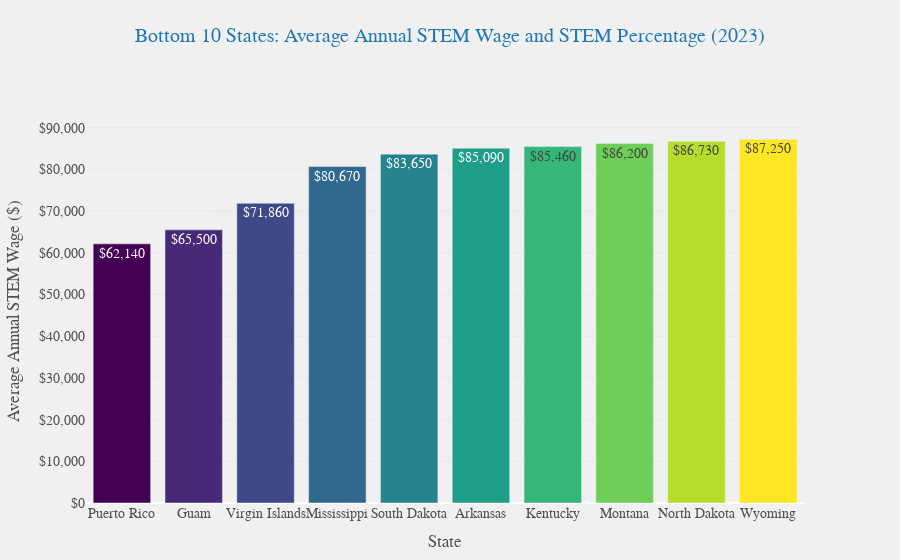

The notebook cell saved with this chart:
### Code cell
import plotly.express as px
import plotly.graph_objects as go
from plotly.subplots import make_subplots

# Slicing
df_2023 = df[df['year'] == 2023]

# Sort the DataFrame by a_mean in ascending order and get the bottom 10
bottom_10_states = df_2023.sort_values('a_mean', ascending=True).head(10)


# Create a custom color scale
colors = px.colors.sequential.Viridis[:len(bottom_10_states)]

# Create figure with secondary y-axis
fig = make_subplots(specs=[[{"secondary_y": True}]])

# Add bar chart for a_mean
fig.add_trace(
    go.Bar(
        x=bottom_10_states['area_name'],
        y=bottom_10_states['a_mean'],
        marker_color=colors,
        text=bottom_10_states['a_mean'].apply(lambda x: f'${x:,.0f}'),
        textposition='auto',
        name='Average Annual STEM Wage',
        hovertemplate='%{x}<br>Average Annual Wage: %{text}<extra></extra>'
    ),
    secondary_y=False,
)


# Customize the layout
fig.update_layout(
    title={
        'text': 'Bottom 10 States: Average Annual STEM Wage and STEM Percentage (2023)',
        'y':0.95,
        'x':0.5,
        'xanchor': 'center',
        'yanchor': 'top',
        'font': dict(size=20, color='#1f77b4')
    },
    xaxis_title='State',
    yaxis_title='Average Annual STEM Wage ($)',
    xaxis={'tickangle': 0},
    plot_bgcolor='rgba(240,240,240,0.95)',
    paper_bgcolor='rgba(240,240,240,0.95)',
    font=dict(family="Arial", size=14, color="#505050"),
    legend=dict(
        orientation="h",
        yanchor="bottom",
        y=1.02,
        xanchor="right",
        x=1
    ),
    margin=dict(l=50, r=50, t=120, b=50),
)

# Update yaxis properties
fig.update_yaxes(title_text="Average Annual STEM Wage ($)", secondary_y=False)

# Add a subtle grid
fig.update_yaxes(showgrid=True, gridwidth=1, gridcolor='rgba(200,200,200,0.2)', secondary_y=False)


# Format y-axis as currency
fig.update_layout(yaxis=dict(tickprefix="$", tickformat=",.0f"))

# Show the figure
fig.show()

### Figure 1 — Plotly figure (JSON) as saved in the notebook; plotly's stock layout.template omitted (floating-point values rounded to 4 significant figures)
{"data": [{"hovertemplate": "%{x}<br>Average Annual Wage: %{text}<extra></extra>", "marker": {"color": ["#440154", "#482878", "#3e4989", "#31688e", "#26828e", "#1f9e89", "#35b779", "#6ece58", "#b5de2b", "#fde725"]}, "name": "Average Annual STEM Wage", "text": ["$62,140", "$65,500", "$71,860", "$80,670", "$83,650", "$85,090", "$85,460", "$86,200", "$86,730", "$87,250"], "textposition": "auto", "type": "bar", "x": ["Puerto Rico", "Guam", "Virgin Islands", "Mississippi", "South Dakota", "Arkansas", "Kentucky", "Montana", "North Dakota", "Wyoming"], "xaxis": "x", "y": [62140, 65500, 71860, 80670, 83650, 85090, 85460, 86200, 86730, 87250], "yaxis": "y"}], "layout": {"font": {"color": "#505050", "family": "Arial", "size": 14}, "legend": {"orientation": "h", "x": 1, "xanchor": "right", "y": 1.02, "yanchor": "bottom"}, "margin": {"b": 50, "l": 50, "r": 50, "t": 120}, "paper_bgcolor": "rgba(240,240,240,0.95)", "plot_bgcolor": "rgba(240,240,240,0.95)", "title": {"font": {"color": "#1f77b4", "size": 20}, "text": "Bottom 10 States: Average Annual STEM Wage and STEM Percentage (2023)", "x": 0.5, "xanchor": "center", "y": 0.95, "yanchor": "top"}, "xaxis": {"anchor": "y", "domain": [0, 0.94], "tickangle": 0, "title": {"text": "State"}}, "yaxis": {"anchor": "x", "domain": [0, 1], "gridcolor": "rgba(200,200,200,0.2)", "gridwidth": 1, "showgrid": true, "tickformat": ",.0f", "tickprefix": "$", "title": {"text": "Average Annual STEM Wage ($)"}}, "yaxis2": {"anchor": "x", "overlaying": "y", "side": "right"}}}
